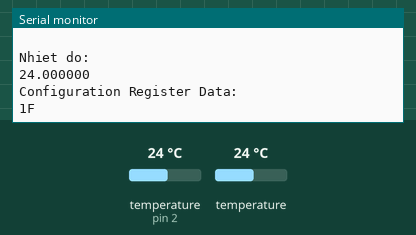
Simulated run of this sketch. Board: Arduino Uno, built with avr-gcc and run on an emulated ATmega328P. Shown: the last lines printed to the serial monitor. Wiring (inferred from the names in the program): 2 × DS18B20 sensor: data pin 2. The test bench sets the inputs (shaded band); at power-on: temperature (sensor on pin 2) 24 °C, temperature 24 °C.

Above: at 2.2 s.
2.3 s: temperature (sensor on pin 2) set to 12 °C
At 3.3 s:
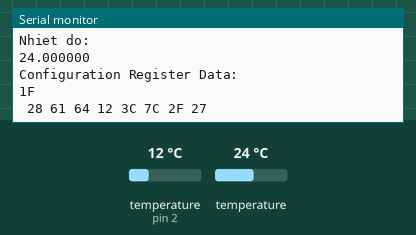
5.7 s: temperature (sensor on pin 2) set to 19 °C
At 7.3 s:
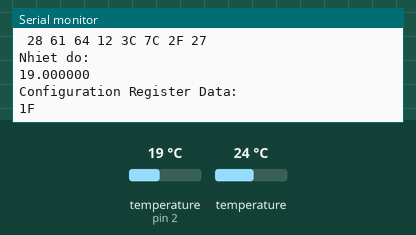
7.9 s: temperature (sensor on pin 2) set to 0 °C
At 10.6 s:
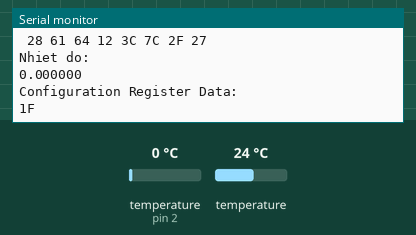
Timing chart, 0 to 12.1 s (numbered marks = the images above; inputs shaded):
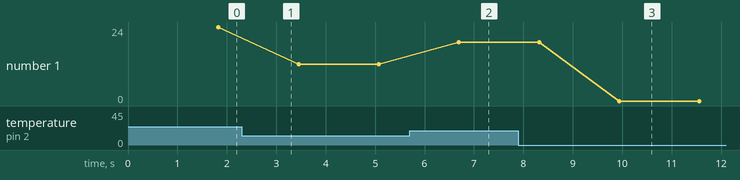

Measured:
- after the input at 5.7 s, the serial monitor: prints a new line after 1.0 s (image 2)
- after the input at 7.9 s, the serial monitor: prints a new line after 2.0 s (image 3)
- plotted number 1: 12 → 19 after the input at 5.7 s, 19 → 0 after the input at 7.9 s

The sketch:

11_23_DS18B20_print_ROM_code.ino
```cpp
#define DS18B20_PIN 2

void  SetMode(unsigned char mode){//set tín hiệu I/O cho pin
  if (mode==0){
    pinMode(DS18B20_PIN, OUTPUT);
    digitalWrite(DS18B20_PIN,LOW);		// Chu y cai lenh nay
  }
  else
    pinMode(DS18B20_PIN, INPUT);
}
unsigned char DS18B20_Reset()     //khởi tạo cảm biến
{
  unsigned char result;
  SetMode(0);

  delayMicroseconds(480);
  SetMode(1);//release bus
  delayMicroseconds(70);  //550-480
  result = digitalRead(DS18B20_PIN);// Read Presence pulse
  delayMicroseconds(410); //960-550

  return result;
}

void DS18B20_Write1()//viết bit 1
{
  SetMode(0);
  delayMicroseconds(6);
  SetMode(1);//release bus
  delayMicroseconds(64);//54+10
}

void DS18B20_Write0()// viết bit 0
{
  SetMode(0);
  delayMicroseconds(60);
  SetMode(1);//release bus
  delayMicroseconds(10);
}

void DS18B20_Write_Bit(unsigned char b)//viết bit
{
  if(b == 1)
  {
    DS18B20_Write1();
  }
  else
  {
    DS18B20_Write0();
  }
}

unsigned char DS18B20_Read_Bit()//đọc bit
{
  unsigned char result;
  SetMode(0);
  delayMicroseconds(6);
  SetMode(1);
  delayMicroseconds(4);// Chú ý cái lệnh này, So cái này với giản đồ xung!
  result = digitalRead(DS18B20_PIN);
  delayMicroseconds(60);
  return result;
}
unsigned int DS18B20_Read_Byte(void) { //đọc 1 byte
   unsigned char result=0;
   unsigned char i;
   for(i=0;i<8;i++){                        //cho vòng lặp chạy 8 lần
    result>>=1;                             //dịch result sang phải 1
    result=result | DS18B20_Read_Bit()<< 7; //lưu bit đọc được vào bit cuối cùng của result
    }
   return result;
}


void DS18B20_Write_Byte(unsigned char b)//viết 1 byte
{
  unsigned char i ;

  for(i=0;i<8;i++)               //cho vòng lặp chạy 8 lần
  {
    DS18B20_Write_Bit(b & 0x01);//lấy ra bit thấp nhất của bite b và gửi đi
    b >>= 1;                    //dịch bit tiếp theo xuống thành bit thấp nhất
  }
}
void setup(){
  Serial.begin(9600);
  DS18B20_Reset();
  DS18B20_Write_Byte(0xCC);         //Lenh nay de skip ROM, bo qua phan dinh danh
  DS18B20_Write_Byte(0x4E);          //thay doi do phan giai
//Sau khi ra lenh thi ta ghi 3 byte vao 3 cho trong Scratch Pad
  DS18B20_Write_Byte(0x00);         // ghi vao LSB  byte 0
  DS18B20_Write_Byte(0x00);         // ghi vao MSB  byte 1
  DS18B20_Write_Byte(0x1F);         // ghi gia tri 0x7F (là độ phân giải 12bit) vao thanh ghi cau hinh, byte 4
// 9 bit - 0x1F
// 12 bit - 0x7F
  delay(1000);

}
void loop(){
  unsigned char j;
  unsigned char lsB, msB;
  unsigned char dat[9];
  float t;

  DS18B20_Reset();
  DS18B20_Write_Byte(0xCC);          //skip ROM
  DS18B20_Write_Byte(0x44);        	// Bat DS18B20 chuyen doi nhiet dd (lenh convert_T)
  delay(800);
  DS18B20_Reset();
  DS18B20_Write_Byte(0xCC);             //skip ROM
  DS18B20_Write_Byte(0xBE);         //read Scratchpad

  for(int i=0;i<9;i++)
    dat[i]=DS18B20_Read_Byte();

  t= ((float)(dat[0]&0x0F))/16;          //byte thứ nhất lấy 4 bit đầu (phần thập phân)
  t=((dat[0]&0xF0)>>4|(dat[1]&0x0F)<<4)+t;  //(Lấy 4 bit cao cua msByte) + (Lấy 4 bit thấp của lsByte) + phần thập phân ở trên

/*
  lsB=DS18B20_Read_Byte();              // đọc LSByte cua nhiet đô
  msB=DS18B20_Read_Byte();              // đọc MSByte của nhiệt độ

  t= ((float)(lsB&0x0F))/16;          //byte thứ nhất lấy 4 bit đầu (phần thập phân)
  t=((lsB&0xF0)>>4|(msB&0x0F)<<4)+t;  //(Lấy 4 bit cao cua msByte) + (Lấy 4 bit thấp của lsByte) + phần thập phân ở trên
*/
  Serial.println(" ");
  Serial.println("Nhiet do: ");
  Serial.println(t,6);                //in ra giá trị nhiệt độ, 4 vị trí cho giá trị thập phân

  Serial.println("Configuration Register Data: ");
  Serial.println(dat[4],HEX);
  //Serial.println(dat[8],HEX);
  DS18B20_Reset();
  //DS18B20_Write_Byte(0xCC);          //skip ROM
  DS18B20_Write_Byte(0x44);        	// Bat DS18B20 chuyen doi nhiet dd (lenh convert_T)
  delay(800);
  DS18B20_Reset();
  //DS18B20_Write_Byte(0xCC);             //skip ROM
  //DS18B20_Write_Byte(0xBE);         //read Scratchpad
  DS18B20_Write_Byte(0x33);
  byte addr[8];
  //DS18B20_Write_Byte(0xCC);
    //DS18B20_Write_Byte(0x33);
  for(byte i = 0; i < 8; i++) {
    addr[i] = DS18B20_Read_Byte();
    Serial.write(' ');
    Serial.print(addr[i], HEX);
}
}
```
